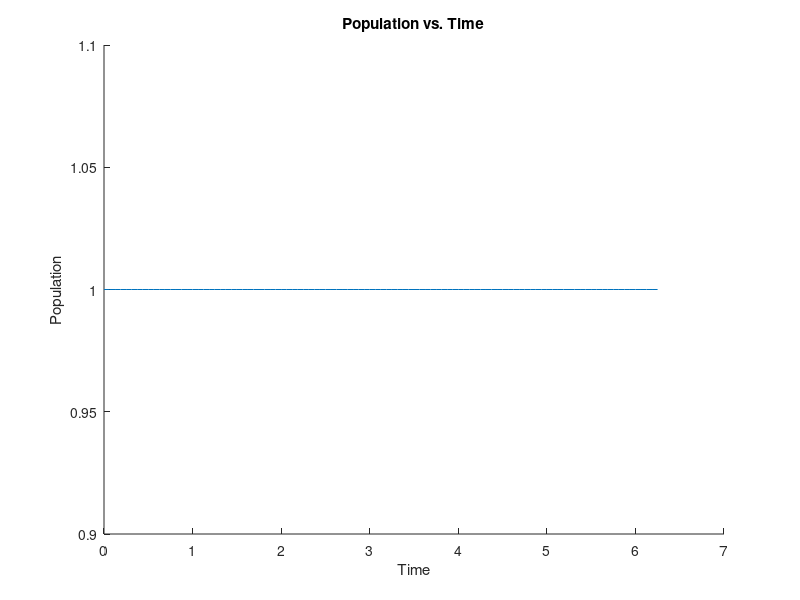

Here is the MATLAB script that generated this plot:

% **********************************
% *                                *
% * July 23, 2023                   *
% * TED College                    *
% * Spin Boson Model               *
% * 1st Version                    *
% *                                *
% * Here I study the dynamics      *
% * of qubit-three level system    *
% * Dispersive Hamiltonian Version *
% * Here, matrix C is based on     *
% * My own approach                *
% *                                *
% **********************************

tic;
clc;
hold on

% **********************************
% Constants:

alpha = 5;
qDimension = 2;
dimension = 60;

T = 2 * pi ;          % Totoal Time, (2 * pi) for a complete rotation 
step = 1/16 ;          % Powers of 2 : 16, 32, 64, ...

% **********************************
% Variables:

% **************
% Operators: Qubit + Field

% Qubit
vec1 = sqrt(1: qDimension - 1) ;
q = diag(vec1, 1) ;
qd = q' ;
I_qubit = eye(qDimension) ;

% Field
vec2 = sqrt(1: dimension - 1) ;
b = diag(vec2, 1) ;
bd = b' ;
I_oscillator = eye(dimension) ;

sigma = kron(q, I_oscillator) ;
field = kron(I_qubit, b) ;
I = kron(I_qubit, I_oscillator) ;

% **************
% States:

% First of all, let's define our pure states 
ket = zeros(dimension,1) ;
ketZero = ket ;
ketZero(1) = 1;        % |0 > : ground state, [1, 0, 0, ...]
ketOne = ket ;
ketOne(2) = 1 ;        % |1 > : first excited state: [0, 1, 0, ...]
ketTwo = ket ;
ketTwo(3) = 1 ;         % |2 > : second excited state, [0, 0, 1, ...]
ketThree = ket ;
ketThree(4) = 1 ;       % |3 > : third excited state, [0, 0, 0, 1, ...]

qKet = zeros(qDimension, 1) ;
qKetZero = qKet ;
qKetZero(1) = 1 ;       % |0 > : ground state, [1, 0, 0, ...]
qKetOne = qKet ;
qKetOne(2) = 1 ;        % |1 > : first excited state: [0, 1, 0, ...]
qKetTwo = qKet ;
qKetTwo(3) = 1 ;        % |2 > : second excited state, [0, 0, 1, ...]

ketAlpha = exp(-0.5 * abs(alpha) ^ 2) * expm(alpha * bd) * expm(-conj(alpha) * b) * ketZero ;     % coherent state alpha

% Rho = kron(qKetZero * qKetZero', ketAlpha * ketAlpha') ;
Rho = kron(qKetZero * qKetZero', ketOne * ketOne'); 
% Rho = kron(qKetOne * qKetOne', ketTwo * ketTwo');

% **********************************
% Correlation Matrix:

A = cell(1, 3) ;
A_dagger = cell(3, 1) ;
C = cell(3, 3) ;

A{1, 1} = I ;
A{1, 2} = field * (sigma' * sigma) ;
A{1, 3} = field * (I - (sigma' * sigma)) ;

A_dagger{1, 1} = I ;
A_dagger{2, 1} = field' * (sigma' * sigma) ;
A_dagger{3, 1} = field' * (I - (sigma' * sigma)) ;

% =============================================================== change
for i = 1:3
    for j = 1:3
        
        C{i, j} = A_dagger{i, 1} * A{1, j};
    end
end

% **********************************
% Initial value for C:

C_init = zeros(9, 1);
C_final = zeros(9, 1);

k = 0;
for i = 1:3
    for j = 1:3
        
        k = k+1;
        C_init(k) = trace(Rho * C{i,j});
    end
end

% **********************************
% Lindbladian:

W = [0, 0, 0;
     0, 2, 0;
     0, 0, 1];

L = 1i * (kron(W,eye(3)) - kron(eye(3), W.'));

% **********************************
% Main Body:

Time = 0: step: T;

resultC = zeros(round((1/step) * T), 1);

counter = 1;

for time = 0: step: T
    
    co = expm(L * time);
    C_final = co * C_init;
    
    % Populations: 
    resultC(counter, 1) = C_final(5, 1) + C_final(9, 1) ;    % sigma^dagger sigma
    
    disp('--------------------------');
    disp('I am here:');
    disp(C_final(1, 1));
    
    C_final = zeros(9, 1);
    counter = counter + 1;
end

% **********************************
% Plot:

plot(Time, real(resultC));
title('Population vs. Time');
xlabel("Time") ;
ylabel("Population") ;

% **********************************
% Code RunTime:

elapsed_Time = toc;
disp('Run Time (minute):');
disp(elapsed_Time / 60);

